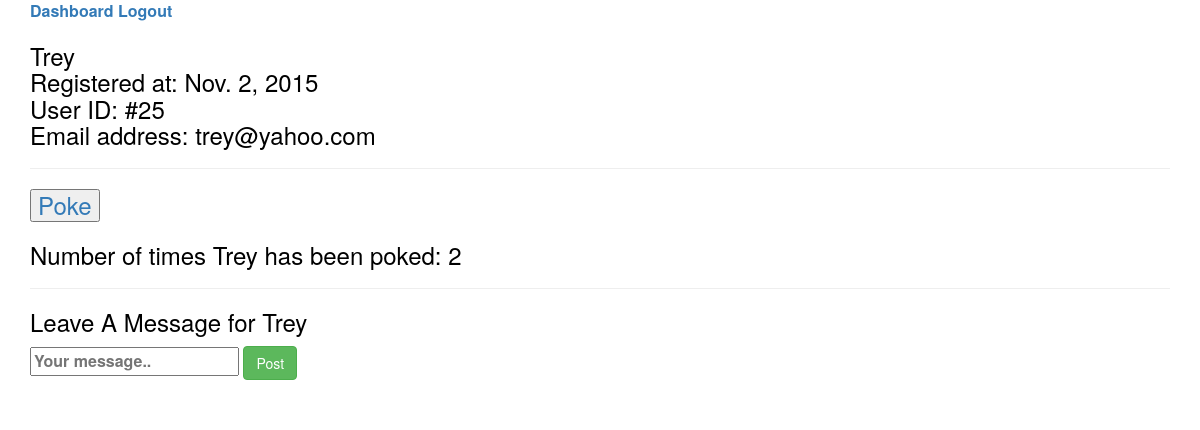
Page /users/25/ (signed in) on the committed database.
### apps/userdashboard/models.py (models this page shows)
class User(models.Model):
	first_name = models.TextField(blank=False, max_length=20, null=True)
	last_name = models.TextField(blank=False, max_length=20,null=True)
	email = models.TextField(blank=False, max_length=20,null=True)
	description = models.TextField(blank=False, max_length=500,null=True)
	password = models.TextField(blank=False, max_length=20,null=True)
	user_level = models.IntegerField(blank=False, null=True)
	created_at = models.DateField(null=True)
	updated_at = models.DateField(null=True)
	class Meta:
		db_table = 'user'

### apps/userdashboard/views.py (the view)
# urls.py: url(r'^users/(?P<user_id>\d+)/$', views.profile_page, name="profile_page"),
def profile_page(request, user_id):
	print user_id
	poke_count = Poke.objects.all().filter(poked=user_id)
	user = User.objects.get(id=user_id)
	print user.first_name
	current_user = User.objects.get(id=request.session['user_id'])
	messages = Message.objects.all().filter(receiver=user)
	comments = Comment.objects.all()
	content = {
	'poke_count': poke_count,
	'current_user': current_user,
	'user': user,
	'messages': messages,
	'comments': comments,
	}
	return render(request, 'userdashboard/profile.html', content)

### apps/userdashboard/templates/userdashboard/profile.html (shortened to what this page needs)
<!DOCTYPE html>
<html>
<head>
	<link rel="stylesheet" href="https://maxcdn.bootstrapcdn.com/bootstrap/3.3.5/css/bootstrap.min.css">
</head>
<body>
<div class="container">
<a href="/dashboard">Dashboard</a>
<a href="/logout">Logout</a>
	{% if user.id == request.session.user_id %}
		<h3>Your wall</h3>
		Name: {{user.first_name}}
	{%else %}
		<h3>{{user.first_name}}
	{%endif%}
	<br>
	Registered at: {{user.created_at}}
	<br>
	User ID: #{{user.id}}
	<br>
	Email address: {{user.email}}
	</h3>
	<hr>
	{% if current_user.id != user.id %}
		<h3><a href="/poke/{{user.id}}"><button>Poke</button></a></h3>
	{%endif%}
	<h3>Number of times
	{% if current_user.id == user.id %}
		you have been poked: {{poke_count.count}}
	{%else %}
	{{user.first_name}} has been poked: {{poke_count.count}}</h3>
	{%endif%}
	<hr>
	{% if current_user.id != user.id %}
		<h3>Leave A Message for {{user.first_name}}</h3>
			<form action="/message/{{user.id}}/" method="post">
				<input type="text" name="message" placeholder="Your message.." required>
				<input type="submit" value="Post" class="btn btn-success">
			</form>
	{%endif%}
	<br>
</div>
</body>
</html>

### apps/userdashboard/templates/userdashboard/profile.html (style rules this page uses)
body { color:black; font-size:16px; font-weight:bold; background-image: url("https://upload.wikimedia.org/wikipedia/en/thumb/1/13/PinkFloydWallCoverOriginalNoText.jpg/220px-PinkFloydWallCoverOriginalNoText.jpg"); }

### rows in the picture
User: first_name "Trey", created_at "Nov. 2, 2015", id "25", email "trey@yahoo.com"

### other values in the picture
{{ poke_count.count }} "2"
